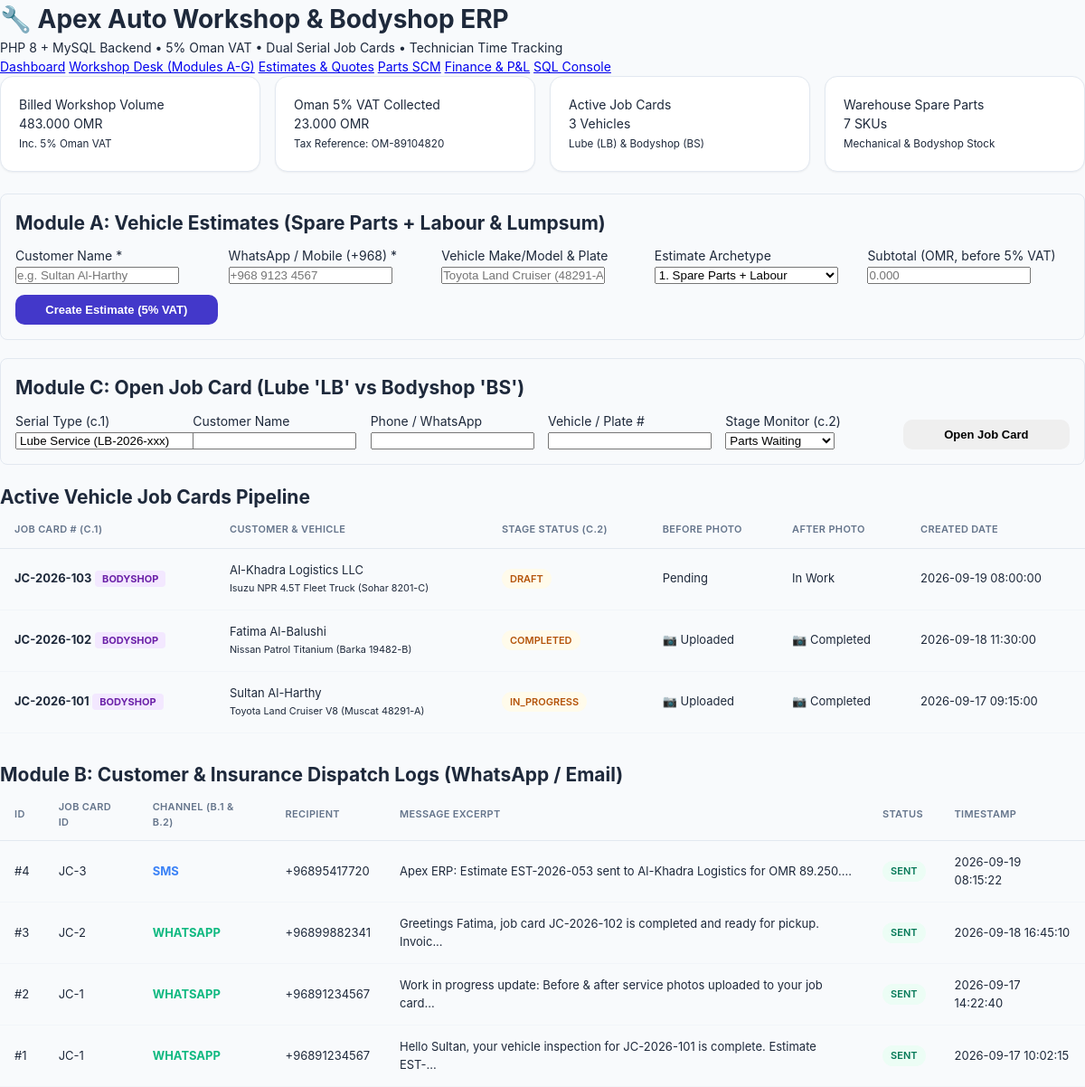
Screenshot of /workshop.php with the database file from the repository.
### tables this page shows
CREATE TABLE IF NOT EXISTS `job_cards` (
  `id` INT AUTO_INCREMENT PRIMARY KEY,
  `job_card_number` VARCHAR(50) NOT NULL UNIQUE,
  `customer_name` VARCHAR(150) NOT NULL,
  `contact_phone` VARCHAR(30),
  `vehicle_details` VARCHAR(255),
  `status` ENUM('draft', 'in_progress', 'completed', 'delivered') DEFAULT 'draft',
  `notes` TEXT,
  `before_photo` VARCHAR(255) NULL,
  `after_photo` VARCHAR(255) NULL,
  `created_at` TIMESTAMP DEFAULT CURRENT_TIMESTAMP
);

CREATE TABLE IF NOT EXISTS `notification_log` (
  `id` INT AUTO_INCREMENT PRIMARY KEY,
  `job_card_id` INT NULL,
  `channel` ENUM('WHATSAPP','EMAIL','SMS') NOT NULL,
  `recipient` VARCHAR(150) NOT NULL,
  `message` TEXT,
  `status` ENUM('SENT','FAILED','PENDING') DEFAULT 'SENT',
  `sent_at` TIMESTAMP DEFAULT CURRENT_TIMESTAMP,
  INDEX `idx_jc` (`job_card_id`),
  FOREIGN KEY (`job_card_id`) REFERENCES `job_cards`(`id`) ON DELETE SET NULL
);

### workshop.php (the view, shortened to what this page needs)
<?php
$pdo = getDbConnection();
$jobCards = $pdo->query("SELECT * FROM job_cards ORDER BY id DESC LIMIT 20")->fetchAll(PDO::FETCH_ASSOC);
$partsStock = $pdo->query("SELECT * FROM products ORDER BY category, name ASC")->fetchAll(PDO::FETCH_ASSOC);
$dispatchLogs = $pdo->query("SELECT * FROM notification_log ORDER BY id DESC LIMIT 15")->fetchAll(PDO::FETCH_ASSOC);
$totalBilled = $pdo->query("SELECT SUM(grand_total) FROM estimates WHERE status IN ('approved', 'invoiced')")->fetchColumn() ?: 1845.500;
$totalVat = $pdo->query("SELECT SUM(vat_amount) FROM estimates WHERE status IN ('approved', 'invoiced')")->fetchColumn() ?: 92.275;
?>
<!DOCTYPE html>
<html lang="en">
<head>
    <link rel="stylesheet" href="style.css">
</head>
<body>
    <div class="header">
        <h1>🔧 Apex Auto Workshop & Bodyshop ERP</h1>
        <p>PHP 8 + MySQL Backend • 5% Oman VAT • Dual Serial Job Cards • Technician Time Tracking</p>
    </div>
    <div class="nav">
        <a href="index.php">Dashboard</a>
        <a href="workshop.php" class="active">Workshop Desk (Modules A-G)</a>
        <a href="sales.php">Estimates & Quotes</a>
        <a href="inventory.php">Parts SCM</a>
        <a href="finance.php">Finance & P&L</a>
        <a href="sql_runner.php">SQL Console</a>
    </div>
    <div class="container">
        <div class="kpi-grid">
            <div class="kpi-card">
                <div class="label">Billed Workshop Volume</div>
                <div class="value font-mono"><?= number_format($totalBilled, 3) ?> OMR</div>
                <small>Inc. 5% Oman VAT</small>
            </div>
            <div class="kpi-card">
                <div class="label">Oman 5% VAT Collected</div>
                <div class="value font-mono text-emerald"><?= number_format($totalVat, 3) ?> OMR</div>
                <small>Tax Reference: OM-89104820</small>
            </div>
            <div class="kpi-card">
                <div class="label">Active Job Cards</div>
                <div class="value font-mono"><?= count($jobCards) ?> Vehicles</div>
                <small>Lube (LB) & Bodyshop (BS)</small>
            </div>
            <div class="kpi-card">
                <div class="label">Warehouse Spare Parts</div>
                <div class="value font-mono"><?= count($partsStock) ?> SKUs</div>
                <small>Mechanical & Bodyshop Stock</small>
            </div>
        </div>
        <div class="pnl-box">
            <h2>Module A: Vehicle Estimates (Spare Parts + Labour & Lumpsum)</h2>
            <form method="POST" action="workshop.php" style="display:grid; grid-template-columns:repeat(auto-fit, minmax(200px, 1fr)); gap:12px; margin-top:10px;">
                <div>
                    <label>Customer Name *</label>
                    <input type="text" name="customer_name" required placeholder="e.g. Sultan Al-Harthy">
                </div>
                <div>
                    <label>WhatsApp / Mobile (+968) *</label>
                    <input type="text" name="contact_phone" required placeholder="+968 9123 4567">
                </div>
                <div>
                    <label>Vehicle Make/Model & Plate</label>
                    <input type="text" name="vehicle_details" placeholder="Toyota Land Cruiser (48291-A)">
                </div>
                <div>
                    <label>Estimate Archetype</label>
                    <select name="estimate_type">
                        <option value="parts_labour">1. Spare Parts + Labour</option>
                    </select>
                </div>
                <div>
                    <label>Subtotal (OMR, before 5% VAT)</label>
                    <input type="number" step="0.001" name="subtotal" required placeholder="0.000">
                </div>
                <div style="display:flex; align-items:flex-end;">
                    <button type="submit" class="btn btn-primary" style="width:100%;">Create Estimate (5% VAT)</button>
                </div>
            </form>
        </div>
        <div class="pnl-box">
            <h2>Module C: Open Job Card (Lube 'LB' vs Bodyshop 'BS')</h2>
            <form method="POST" action="workshop.php" style="display:grid; grid-template-columns:repeat(auto-fit, minmax(180px, 1fr)); gap:12px; margin-top:10px;">
                <div>
                    <label>Serial Type (c.1)</label>
                    <select name="job_type">
                        <option value="lube">Lube Service (LB-2026-xxx)</option>
                    </select>
                </div>
                <div>
                    <label>Customer Name</label>
                    <input type="text" name="customer_name" required>
                </div>
                <div>
                    <label>Phone / WhatsApp</label>
                    <input type="text" name="contact_phone" required>
                </div>
                <div>
                    <label>Vehicle / Plate #</label>
                    <input type="text" name="vehicle_details" required>
                </div>
                <div>
                    <label>Stage Monitor (c.2)</label>
                    <select name="stage">
                        <option value="parts_waiting">Parts Waiting</option>
                    </select>
                </div>
                <div style="display:flex; align-items:flex-end;">
                    <button type="submit" class="btn btn-success" style="width:100%;">Open Job Card</button>
                </div>
            </form>
        </div>
        <h2>Active Vehicle Job Cards Pipeline</h2>
        <table class="data-table">
            <thead>
                <tr>
                    <th>Job Card # (c.1)</th>
                    <th>Customer & Vehicle</th>
                    <th>Stage Status (c.2)</th>
                    <th>Before Photo</th>
                    <th>After Photo</th>
                    <th>Created Date</th>
                </tr>
            </thead>
            <tbody>
                <?php foreach ($jobCards as $jc): ?>
                    <tr>
                        <td>
                            <strong><?= htmlspecialchars($jc['job_card_number']) ?></strong>
                            <span class="<?= str_starts_with($jc['job_card_number'], 'LB') ? 'badge-lube' : 'badge-bodyshop' ?>">
                                <?= str_starts_with($jc['job_card_number'], 'LB') ? 'LUBE' : 'BODYSHOP' ?>
                            </span>
                        </td>
                        <td>
                            <?= htmlspecialchars($jc['customer_name']) ?><br>
                            <small><?= htmlspecialchars($jc['vehicle_details'] ?? '') ?></small>
                        </td>
                        <td>
                            <span class="badge badge-warning"><?= strtoupper($jc['status']) ?></span>
                        </td>
                        <td><?= !empty($jc['before_photo']) ? '📷 Uploaded' : 'Pending' ?></td>
                        <td><?= !empty($jc['after_photo']) ? '📷 Completed' : 'In Work' ?></td>
                        <td><?= $jc['created_at'] ?></td>
                    </tr>
                <?php endforeach; ?>
            </tbody>
        </table>
        <h2 style="margin-top:30px;">Module B: Customer & Insurance Dispatch Logs (WhatsApp / Email)</h2>
        <table class="data-table">
            <thead>
                <tr>
                    <th>ID</th>
                    <th>Job Card ID</th>
                    <th>Channel (b.1 & b.2)</th>
                    <th>Recipient</th>
                    <th>Message Excerpt</th>
                    <th>Status</th>
                    <th>Timestamp</th>
                </tr>
            </thead>
            <tbody>
                <?php foreach ($dispatchLogs as $log): ?>
                    <tr>
                        <td>#<?= $log['id'] ?></td>
                        <td>JC-<?= $log['job_card_id'] ?></td>
                        <td>
                            <strong style="color: <?= $log['channel'] === 'WHATSAPP' ? '#10b981' : '#3b82f6' ?>;">
                                <?= $log['channel'] ?>
                            </strong>
                        </td>
                        <td><?= htmlspecialchars($log['recipient']) ?></td>
                        <td><?= htmlspecialchars(substr($log['message'], 0, 80)) ?>...</td>
                        <td><span class="badge badge-success"><?= $log['status'] ?></span></td>
                        <td><?= $log['sent_at'] ?></td>
                    </tr>
                <?php endforeach; ?>
            </tbody>
        </table>
    </div>
</body>
</html>

### style.css (style rules this page uses)
:root { --primary: #4338ca; --primary-hover: #3730a3; --primary-light: #eef2ff; --secondary: #0f172a; --bg-main: #f8fafc; --surface: #ffffff; --border: #e2e8f0; --border-light: #f1f5f9; --text-main: #1e293b; --text-muted: #64748b; --success: #10b981; --success-bg: #ecfdf5; --warning: #f59e0b; --warning-bg: #fffbeb; --danger: #ef4444; --danger-bg: #fef2f2; --radius-sm: 6px; --radius-md: 10px; --radius-lg: 14px; --shadow-sm: 0 1px 2px 0 rgba(0, 0, 0, 0.05); --shadow-md: 0 4px 6px -1px rgba(0, 0, 0, 0.07), 0 2px 4px -2px rgba(0, 0, 0, 0.05); --shadow-lg: 0 10px 15px -3px rgba(0, 0, 0, 0.08); }
* { box-sizing: border-box; margin: 0; padding: 0; }
body { font-family: -apple-system, BlinkMacSystemFont, "Segoe UI", Roboto, Oxygen, Ubuntu, Cantarell, "Helvetica Neue", sans-serif; background-color: var(--bg-main); color: var(--text-main); line-height: 1.5; font-size: 14px; }
.kpi-grid { display: grid; grid-template-columns: repeat(auto-fit, minmax(220px, 1fr)); gap: 16px; margin-bottom: 24px; }
.kpi-card { background: var(--surface); border: 1px solid var(--border); border-radius: var(--radius-lg); padding: 20px; box-shadow: var(--shadow-sm); }
.data-table { width: 100%; border-collapse: collapse; text-align: left; font-size: 13px; }
.data-table th { background: #f8fafc; padding: 12px 16px; font-weight: 600; color: var(--text-muted); border-bottom: 1px solid var(--border); text-transform: uppercase; font-size: 11px; letter-spacing: 0.03em; }
.data-table td { padding: 14px 16px; border-bottom: 1px solid var(--border-light); color: var(--text-main); vertical-align: middle; }
.badge { display: inline-block; padding: 3px 9px; border-radius: 999px; font-size: 11px; font-weight: 600; text-transform: capitalize; }
.badge-success { background: var(--success-bg); color: #047857; }
.badge-warning { background: var(--warning-bg); color: #b45309; }
.btn { display: inline-flex; align-items: center; justify-content: center; gap: 6px; padding: 8px 16px; font-size: 13px; font-weight: 600; border-radius: var(--radius-md); border: 1px solid transparent; cursor: pointer; text-decoration: none; transition: all 0.15s ease; }
.btn-primary { background: var(--primary); color: white; }

### workshop.php (style rules this page uses)
.badge-bodyshop { background: #f3e8ff; color: #6b21a8; padding: 2px 8px; border-radius: 4px; font-weight: bold; font-size: 11px; }
.pnl-box { background: #f8fafc; border: 1px solid #e2e8f0; border-radius: 8px; padding: 16px; margin-bottom: 20px; }

### rows the page displays
job_cards: job_card_number "JC-2026-103", shows "BODYSHOP", customer_name "Al-Khadra Logistics LLC", vehicle_details "Isuzu NPR 4.5T Fleet Truck (Sohar 8201-C)", status "DRAFT", shows "Pending", shows "In Work", created_at "2026-09-19 08:00:00"
job_cards: job_card_number "JC-2026-102", shows "BODYSHOP", customer_name "Fatima Al-Balushi", vehicle_details "Nissan Patrol Titanium (Barka 19482-B)", status "COMPLETED", shows "📷 Uploaded", shows "📷 Completed", created_at "2026-09-18 11:30:00"
job_cards: job_card_number "JC-2026-101", shows "BODYSHOP", customer_name "Sultan Al-Harthy", vehicle_details "Toyota Land Cruiser V8 (Muscat 48291-A)", status "IN_PROGRESS", shows "📷 Uploaded", shows "📷 Completed", created_at "2026-09-17 09:15:00"
notification_log: id "4", job_card "3", channel "SMS", recipient "+96895417720", message "Apex ERP: Estimate EST-2026-053 sent to Al-Khadra Logistics for OMR 89.250.", status "SENT", sent_at "2026-09-19 08:15:22"
notification_log: id "3", job_card "2", channel "WHATSAPP", recipient "+96899882341", message "Greetings Fatima, job card JC-2026-102 is completed and ready for pickup. Invoic", status "SENT", sent_at "2026-09-18 16:45:10"
notification_log: id "2", job_card "1", channel "WHATSAPP", recipient "+96891234567", message "Work in progress update: Before & after service photos uploaded to your job card", status "SENT", sent_at "2026-09-17 14:22:40"
notification_log: id "1", job_card "1", channel "WHATSAPP", recipient "+96891234567", message "Hello Sultan, your vehicle inspection for JC-2026-101 is complete. Estimate EST-", status "SENT", sent_at "2026-09-17 10:02:15"

### other values shown
$totalBilled "483.000"
$totalVat "23.000"
count($jobCards) "3"
count($partsStock) "7"
